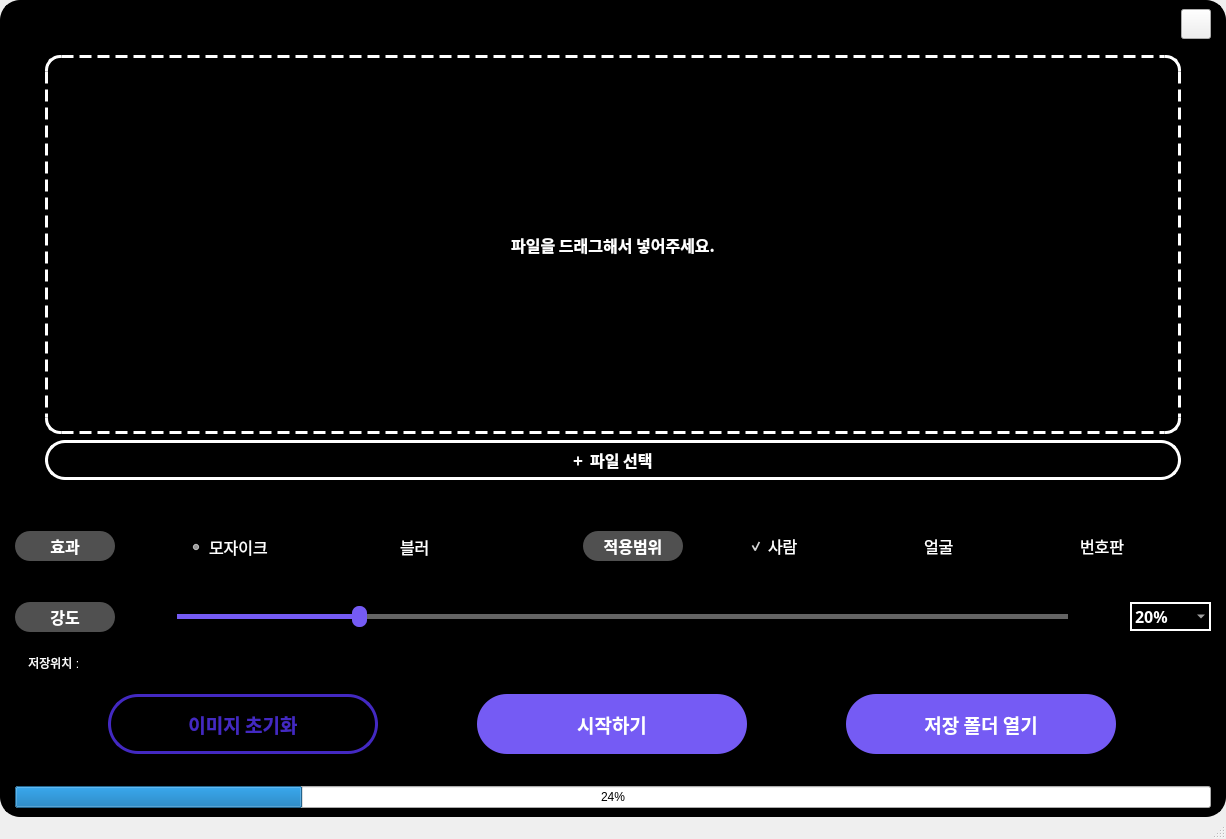
<?xml version="1.0" encoding="UTF-8"?>
<ui version="4.0">
 <class>MainWindow</class>
 <widget class="QMainWindow" name="MainWindow">
  <property name="geometry">
   <rect>
    <x>0</x>
    <y>0</y>
    <width>1226</width>
    <height>839</height>
   </rect>
  </property>
  <property name="windowTitle">
   <string>MainWindow</string>
  </property>
  <property name="styleSheet">
   <string notr="true"/>
  </property>
  <widget class="QWidget" name="centralwidget">
   <property name="styleSheet">
    <string notr="true">#centralwidget{
	background-color:rgb(0,0,0);
	border:3px;
    border-radius: 20px;
	border-color:rgb(0,0,0);
	Border-Style:solid;
	background-repeat: no-repeat

}</string>
   </property>
   <layout class="QGridLayout" name="gridLayout_2">
    <property name="leftMargin">
     <number>15</number>
    </property>
    <property name="rightMargin">
     <number>15</number>
    </property>
    <item row="0" column="0" colspan="4">
     <layout class="QVBoxLayout" name="verticalLayout">
      <item>
       <layout class="QHBoxLayout" name="horizontalLayout_6">
        <item>
         <widget class="QLabel" name="label_9">
          <property name="minimumSize">
           <size>
            <width>0</width>
            <height>20</height>
           </size>
          </property>
          <property name="maximumSize">
           <size>
            <width>16777215</width>
            <height>20</height>
           </size>
          </property>
          <property name="text">
           <string/>
          </property>
         </widget>
        </item>
        <item>
         <widget class="QPushButton" name="pushButton_5">
          <property name="minimumSize">
           <size>
            <width>30</width>
            <height>30</height>
           </size>
          </property>
          <property name="maximumSize">
           <size>
            <width>30</width>
            <height>30</height>
           </size>
          </property>
          <property name="styleSheet">
           <string notr="true">#pushButton_5
{
    border-image: url(./resources/close_button.png);
	color:rgb(255,255,255);
    background-repeat: no-repeat;
}
#pushButton_5:pressed
{
    border-image: url(./resources/close_button.png);
	color:rgb(255,255,255);
    background-repeat: no-repeat;
}
#pushButton_5:hover
{

    border-image: url(./resources/close_button_hover.png);
	color:rgb(255,255,255);
    background-repeat: no-repeat;
}</string>
          </property>
          <property name="text">
           <string/>
          </property>
         </widget>
        </item>
       </layout>
      </item>
      <item>
       <layout class="QVBoxLayout" name="verticalLayout_3">
        <property name="leftMargin">
         <number>30</number>
        </property>
        <property name="topMargin">
         <number>10</number>
        </property>
        <property name="rightMargin">
         <number>30</number>
        </property>
        <property name="bottomMargin">
         <number>10</number>
        </property>
        <item>
         <widget class="QLabel" name="label">
          <property name="minimumSize">
           <size>
            <width>950</width>
            <height>350</height>
           </size>
          </property>
          <property name="font">
           <font>
            <family>나눔고딕 ExtraBold</family>
            <pointsize>12</pointsize>
            <weight>75</weight>
            <bold>true</bold>
           </font>
          </property>
          <property name="styleSheet">
           <string notr="true">#label
{
	background-color:rgb(0,0,0);
	color:rgb(255,255,255);
	Border-width:3px; 
	Border-Style:dashed;
    border-radius: 15px;
	border-color: rgb(255,255,255);
}</string>
          </property>
          <property name="text">
           <string>파일을 드래그해서 넣어주세요.</string>
          </property>
          <property name="alignment">
           <set>Qt::AlignCenter</set>
          </property>
         </widget>
        </item>
        <item>
         <widget class="QPushButton" name="pushButton_2">
          <property name="minimumSize">
           <size>
            <width>0</width>
            <height>40</height>
           </size>
          </property>
          <property name="font">
           <font>
            <family>나눔고딕 ExtraBold</family>
            <pointsize>12</pointsize>
            <weight>75</weight>
            <bold>true</bold>
           </font>
          </property>
          <property name="styleSheet">
           <string notr="true">#pushButton_2
{
	background-color:rgb(0,0,0);
	color:rgb(255,255,255);
	border:3px;
    border-radius: 20px;
	border-color:rgb(255,255,255);
	Border-Style:solid;
	background-repeat: no-repeat
}
#pushButton_2:pressed
{
	background-color:rgb(117,91,244);
	color:rgb(255,255,255);
	border:0px;
	background-repeat: no-repeat
}
#pushButton_2:hover
{

	background-color:rgb(117,91,244);
	color:rgb(255,255,255);
	border:0px;
	background-repeat: no-repeat
}</string>
          </property>
          <property name="text">
           <string>+  파일 선택</string>
          </property>
          <property name="flat">
           <bool>true</bool>
          </property>
         </widget>
        </item>
       </layout>
      </item>
      <item>
       <layout class="QHBoxLayout" name="horizontalLayout_2">
        <item>
         <widget class="QLabel" name="label_2">
          <property name="minimumSize">
           <size>
            <width>100</width>
            <height>30</height>
           </size>
          </property>
          <property name="maximumSize">
           <size>
            <width>100</width>
            <height>30</height>
           </size>
          </property>
          <property name="font">
           <font>
            <family>나눔고딕코딩</family>
            <pointsize>12</pointsize>
            <weight>75</weight>
            <bold>true</bold>
           </font>
          </property>
          <property name="styleSheet">
           <string notr="true">#label_2
{
	background-color:rgb(80,80,80);
	color:rgb(255,255,255);
    height: 30px;
	border-radius: 15;
}</string>
          </property>
          <property name="text">
           <string>효과</string>
          </property>
          <property name="alignment">
           <set>Qt::AlignCenter</set>
          </property>
         </widget>
        </item>
        <item>
         <widget class="QLabel" name="label_7">
          <property name="minimumSize">
           <size>
            <width>50</width>
            <height>0</height>
           </size>
          </property>
          <property name="maximumSize">
           <size>
            <width>50</width>
            <height>16777215</height>
           </size>
          </property>
          <property name="text">
           <string>TextLabel</string>
          </property>
         </widget>
        </item>
        <item>
         <widget class="QGroupBox" name="groupBox_2">
          <property name="minimumSize">
           <size>
            <width>400</width>
            <height>100</height>
           </size>
          </property>
          <property name="maximumSize">
           <size>
            <width>16777215</width>
            <height>16777215</height>
           </size>
          </property>
          <property name="layoutDirection">
           <enum>Qt::LeftToRight</enum>
          </property>
          <property name="styleSheet">
           <string notr="true">#groupBox_2
{
	border: solid;
	border-color: rgb(0,0,0);
}</string>
          </property>
          <property name="title">
           <string notr="true"/>
          </property>
          <property name="alignment">
           <set>Qt::AlignCenter</set>
          </property>
          <property name="flat">
           <bool>false</bool>
          </property>
          <property name="checkable">
           <bool>false</bool>
          </property>
          <layout class="QGridLayout" name="gridLayout">
           <item row="0" column="0">
            <widget class="QRadioButton" name="radioButton_3">
             <property name="minimumSize">
              <size>
               <width>150</width>
               <height>0</height>
              </size>
             </property>
             <property name="maximumSize">
              <size>
               <width>16777215</width>
               <height>16777215</height>
              </size>
             </property>
             <property name="font">
              <font>
               <family>나눔고딕코딩</family>
               <pointsize>12</pointsize>
              </font>
             </property>
             <property name="styleSheet">
              <string notr="true">#radioButton_3
{
	background-color:rgb(0,0,0);
	color:rgb(255,255,255);
}</string>
             </property>
             <property name="text">
              <string>모자이크</string>
             </property>
             <property name="checked">
              <bool>true</bool>
             </property>
            </widget>
           </item>
           <item row="0" column="1">
            <widget class="QRadioButton" name="radioButton_4">
             <property name="minimumSize">
              <size>
               <width>150</width>
               <height>0</height>
              </size>
             </property>
             <property name="maximumSize">
              <size>
               <width>16777215</width>
               <height>16777215</height>
              </size>
             </property>
             <property name="font">
              <font>
               <family>나눔고딕코딩</family>
               <pointsize>12</pointsize>
              </font>
             </property>
             <property name="styleSheet">
              <string notr="true">#radioButton_4
{
	background-color:rgb(0,0,0);
	color:rgb(255,255,255);
}</string>
             </property>
             <property name="text">
              <string>블러</string>
             </property>
            </widget>
           </item>
          </layout>
         </widget>
        </item>
        <item>
         <widget class="QLabel" name="label_3">
          <property name="minimumSize">
           <size>
            <width>100</width>
            <height>30</height>
           </size>
          </property>
          <property name="maximumSize">
           <size>
            <width>100</width>
            <height>30</height>
           </size>
          </property>
          <property name="font">
           <font>
            <family>나눔고딕코딩</family>
            <pointsize>12</pointsize>
            <weight>75</weight>
            <bold>true</bold>
           </font>
          </property>
          <property name="styleSheet">
           <string notr="true">#label_3
{
	background-color:rgb(80,80,80);
	color:rgb(255,255,255);
    height: 30px;
	border-radius: 15;
}</string>
          </property>
          <property name="text">
           <string>적용범위</string>
          </property>
          <property name="alignment">
           <set>Qt::AlignCenter</set>
          </property>
         </widget>
        </item>
        <item>
         <widget class="QLabel" name="label_6">
          <property name="minimumSize">
           <size>
            <width>50</width>
            <height>0</height>
           </size>
          </property>
          <property name="maximumSize">
           <size>
            <width>200</width>
            <height>16777215</height>
           </size>
          </property>
          <property name="text">
           <string/>
          </property>
         </widget>
        </item>
        <item>
         <widget class="QCheckBox" name="checkBox">
          <property name="minimumSize">
           <size>
            <width>150</width>
            <height>0</height>
           </size>
          </property>
          <property name="maximumSize">
           <size>
            <width>250</width>
            <height>16777215</height>
           </size>
          </property>
          <property name="font">
           <font>
            <family>나눔고딕코딩</family>
            <pointsize>12</pointsize>
           </font>
          </property>
          <property name="focusPolicy">
           <enum>Qt::WheelFocus</enum>
          </property>
          <property name="styleSheet">
           <string notr="true">#checkBox
{
	background-color:rgb(0,0,0);
	color:rgb(255,255,255);
}</string>
          </property>
          <property name="text">
           <string>사람</string>
          </property>
          <property name="checked">
           <bool>true</bool>
          </property>
          <property name="tristate">
           <bool>false</bool>
          </property>
         </widget>
        </item>
        <item>
         <widget class="QCheckBox" name="checkBox_2">
          <property name="minimumSize">
           <size>
            <width>150</width>
            <height>0</height>
           </size>
          </property>
          <property name="maximumSize">
           <size>
            <width>250</width>
            <height>16777215</height>
           </size>
          </property>
          <property name="font">
           <font>
            <family>나눔고딕코딩</family>
            <pointsize>12</pointsize>
           </font>
          </property>
          <property name="styleSheet">
           <string notr="true">#checkBox_2
{
	background-color:rgb(0,0,0);
	color:rgb(255,255,255);
}</string>
          </property>
          <property name="text">
           <string>얼굴</string>
          </property>
         </widget>
        </item>
        <item>
         <widget class="QCheckBox" name="checkBox_4">
          <property name="minimumSize">
           <size>
            <width>150</width>
            <height>0</height>
           </size>
          </property>
          <property name="maximumSize">
           <size>
            <width>250</width>
            <height>16777215</height>
           </size>
          </property>
          <property name="font">
           <font>
            <family>나눔고딕코딩</family>
            <pointsize>12</pointsize>
           </font>
          </property>
          <property name="styleSheet">
           <string notr="true">#checkBox_4
{
	background-color:rgb(0,0,0);
	color:rgb(255,255,255);
}</string>
          </property>
          <property name="text">
           <string>번호판</string>
          </property>
          <property name="checkable">
           <bool>true</bool>
          </property>
          <property name="checked">
           <bool>false</bool>
          </property>
         </widget>
        </item>
       </layout>
      </item>
      <item>
       <layout class="QHBoxLayout" name="horizontalLayout_3">
        <item>
         <widget class="QLabel" name="label_5">
          <property name="minimumSize">
           <size>
            <width>100</width>
            <height>30</height>
           </size>
          </property>
          <property name="maximumSize">
           <size>
            <width>300</width>
            <height>16777215</height>
           </size>
          </property>
          <property name="font">
           <font>
            <family>나눔고딕코딩</family>
            <pointsize>12</pointsize>
            <weight>75</weight>
            <bold>true</bold>
           </font>
          </property>
          <property name="layoutDirection">
           <enum>Qt::LeftToRight</enum>
          </property>
          <property name="autoFillBackground">
           <bool>false</bool>
          </property>
          <property name="styleSheet">
           <string notr="true">#label_5
{
	background-color:rgb(80,80,80);
	color:rgb(255,255,255);
    height: 30px;
	border-radius: 15;
}</string>
          </property>
          <property name="text">
           <string>강도</string>
          </property>
          <property name="alignment">
           <set>Qt::AlignCenter</set>
          </property>
         </widget>
        </item>
        <item>
         <widget class="QLabel" name="label_8">
          <property name="minimumSize">
           <size>
            <width>50</width>
            <height>0</height>
           </size>
          </property>
          <property name="text">
           <string/>
          </property>
         </widget>
        </item>
        <item>
         <widget class="QSlider" name="horizontalSlider">
          <property name="styleSheet">
           <string notr="true">#horizontalSlider::groove:horizontal {
    border-radius: 10px;
    height: 5px;
    margin: 0px;
    background-color: rgb(117,91,244);
}

#horizontalSlider::handle:horizontal {
    background-color: rgb(117,91,244);
    border: none;
    width: 15px;
    margin: -8px 0;
    border-radius: 7;
    padding: -8px 0px;
}
#horizontalSlider::handle:horizontal:hover {
    background-color: rgb(67,41,194);
}
#horizontalSlider::handle:horizontal:pressed {
    background-color: rgb(67,41,194);
}

#horizontalSlider::add-page:horizontal{
    background-color: rgb(100,100,100);
}</string>
          </property>
          <property name="maximum">
           <number>100</number>
          </property>
          <property name="singleStep">
           <number>10</number>
          </property>
          <property name="value">
           <number>20</number>
          </property>
          <property name="tracking">
           <bool>true</bool>
          </property>
          <property name="orientation">
           <enum>Qt::Horizontal</enum>
          </property>
          <property name="tickPosition">
           <enum>QSlider::TicksBothSides</enum>
          </property>
          <property name="tickInterval">
           <number>10</number>
          </property>
         </widget>
        </item>
        <item>
         <widget class="QLabel" name="label_11">
          <property name="minimumSize">
           <size>
            <width>50</width>
            <height>0</height>
           </size>
          </property>
          <property name="text">
           <string/>
          </property>
         </widget>
        </item>
        <item>
         <widget class="QComboBox" name="comboBox">
          <property name="minimumSize">
           <size>
            <width>81</width>
            <height>21</height>
           </size>
          </property>
          <property name="font">
           <font>
            <family>나눔고딕코딩</family>
            <pointsize>12</pointsize>
            <weight>75</weight>
            <bold>true</bold>
           </font>
          </property>
          <property name="styleSheet">
           <string notr="true">#comboBox
{
	background-color:rgb(0,0,0);
	color:rgb(255,255,255);
	Border-width:2px; 
	Border-Style:solid;
	border-color: white;
}</string>
          </property>
          <property name="currentIndex">
           <number>2</number>
          </property>
          <property name="insertPolicy">
           <enum>QComboBox::NoInsert</enum>
          </property>
          <property name="sizeAdjustPolicy">
           <enum>QComboBox::AdjustToContents</enum>
          </property>
          <item>
           <property name="text">
            <string>0%</string>
           </property>
          </item>
          <item>
           <property name="text">
            <string>10%</string>
           </property>
          </item>
          <item>
           <property name="text">
            <string>20%</string>
           </property>
          </item>
          <item>
           <property name="text">
            <string>30%</string>
           </property>
          </item>
          <item>
           <property name="text">
            <string>40%</string>
           </property>
          </item>
          <item>
           <property name="text">
            <string>50%</string>
           </property>
          </item>
          <item>
           <property name="text">
            <string>60%</string>
           </property>
          </item>
          <item>
           <property name="text">
            <string>70%</string>
           </property>
          </item>
          <item>
           <property name="text">
            <string>80%</string>
           </property>
          </item>
          <item>
           <property name="text">
            <string>90%</string>
           </property>
          </item>
          <item>
           <property name="text">
            <string>100%</string>
           </property>
          </item>
         </widget>
        </item>
       </layout>
      </item>
      <item>
       <widget class="QLabel" name="label_4">
        <property name="minimumSize">
         <size>
          <width>700</width>
          <height>50</height>
         </size>
        </property>
        <property name="maximumSize">
         <size>
          <width>16777215</width>
          <height>50</height>
         </size>
        </property>
        <property name="styleSheet">
         <string notr="true">#label_4

{
	background-color:rgb(0,0,0);
	color:rgb(255,255,255);
}</string>
        </property>
        <property name="text">
         <string>    저장위치 : </string>
        </property>
       </widget>
      </item>
      <item>
       <layout class="QHBoxLayout" name="horizontalLayout_4">
        <item>
         <widget class="QPushButton" name="pushButton_3">
          <property name="minimumSize">
           <size>
            <width>270</width>
            <height>60</height>
           </size>
          </property>
          <property name="maximumSize">
           <size>
            <width>270</width>
            <height>16777215</height>
           </size>
          </property>
          <property name="font">
           <font>
            <family>나눔고딕 ExtraBold</family>
            <pointsize>14</pointsize>
            <weight>75</weight>
            <bold>true</bold>
           </font>
          </property>
          <property name="styleSheet">
           <string notr="true">#pushButton_3
{
	color:rgb(67,41,194);
	border:3px;
    border-radius: 30px;
	border-color:rgb(67,41,194);
	Border-Style:solid;
	background-repeat: no-repeat
}
#pushButton_3:pressed
{
	background-color:rgb(117,91,244);
	color:rgb(255,255,255);
	border:0px;
	background-repeat: no-repeat
}
#pushButton_3:hover
{

	background-color:rgb(117,91,244);
	color:rgb(255,255,255);
	border:0px;
	background-repeat: no-repeat
}</string>
          </property>
          <property name="text">
           <string>이미지 초기화</string>
          </property>
         </widget>
        </item>
        <item>
         <widget class="QPushButton" name="pushButton">
          <property name="minimumSize">
           <size>
            <width>270</width>
            <height>60</height>
           </size>
          </property>
          <property name="maximumSize">
           <size>
            <width>270</width>
            <height>16777215</height>
           </size>
          </property>
          <property name="font">
           <font>
            <family>나눔고딕 ExtraBold</family>
            <pointsize>14</pointsize>
            <weight>75</weight>
            <bold>true</bold>
           </font>
          </property>
          <property name="styleSheet">
           <string notr="true">#pushButton
{
	background-color:rgb(117,91,244);
	color:rgb(255,255,255);
	border:1px;
    border-radius: 30px;
	border-color:rgb(255,255,255);
	background-repeat: no-repeat
}
#pushButton:pressed
{
	background-color:rgb(67,41,194);
	color:rgb(255,255,255);
	border:0px;
	background-repeat: no-repeat
}
#pushButton:hover
{

	background-color:rgb(67,41,194);
	color:rgb(255,255,255);
	border:0px;
	background-repeat: no-repeat
}</string>
          </property>
          <property name="text">
           <string>시작하기</string>
          </property>
         </widget>
        </item>
        <item>
         <widget class="QPushButton" name="pushButton_4">
          <property name="minimumSize">
           <size>
            <width>270</width>
            <height>60</height>
           </size>
          </property>
          <property name="maximumSize">
           <size>
            <width>270</width>
            <height>16777215</height>
           </size>
          </property>
          <property name="font">
           <font>
            <family>나눔고딕 ExtraBold</family>
            <pointsize>14</pointsize>
            <weight>75</weight>
            <bold>true</bold>
           </font>
          </property>
          <property name="styleSheet">
           <string notr="true">#pushButton_4
{
	background-color:rgb(117,91,244);
	color:rgb(255,255,255);
	border:1px;
    border-radius: 30px;
	border-color:rgb(255,255,255);
	background-repeat: no-repeat
}
#pushButton_4:pressed
{
	background-color:rgb(67,41,194);
	color:rgb(255,255,255);
	border:0px;
	background-repeat: no-repeat
}
#pushButton_4:hover
{

	background-color:rgb(67,41,194);
	color:rgb(255,255,255);
	border:0px;
	background-repeat: no-repeat
}</string>
          </property>
          <property name="text">
           <string>저장 폴더 열기</string>
          </property>
         </widget>
        </item>
       </layout>
      </item>
      <item>
       <widget class="QLabel" name="label_10">
        <property name="minimumSize">
         <size>
          <width>0</width>
          <height>20</height>
         </size>
        </property>
        <property name="maximumSize">
         <size>
          <width>16777215</width>
          <height>20</height>
         </size>
        </property>
        <property name="text">
         <string/>
        </property>
       </widget>
      </item>
      <item>
       <widget class="QProgressBar" name="progressBar">
        <property name="minimumSize">
         <size>
          <width>950</width>
          <height>20</height>
         </size>
        </property>
        <property name="value">
         <number>24</number>
        </property>
       </widget>
      </item>
     </layout>
    </item>
   </layout>
  </widget>
  <widget class="QMenuBar" name="menubar">
   <property name="geometry">
    <rect>
     <x>0</x>
     <y>0</y>
     <width>1226</width>
     <height>21</height>
    </rect>
   </property>
  </widget>
  <widget class="QStatusBar" name="statusbar"/>
 </widget>
 <resources/>
 <connections/>
</ui>
